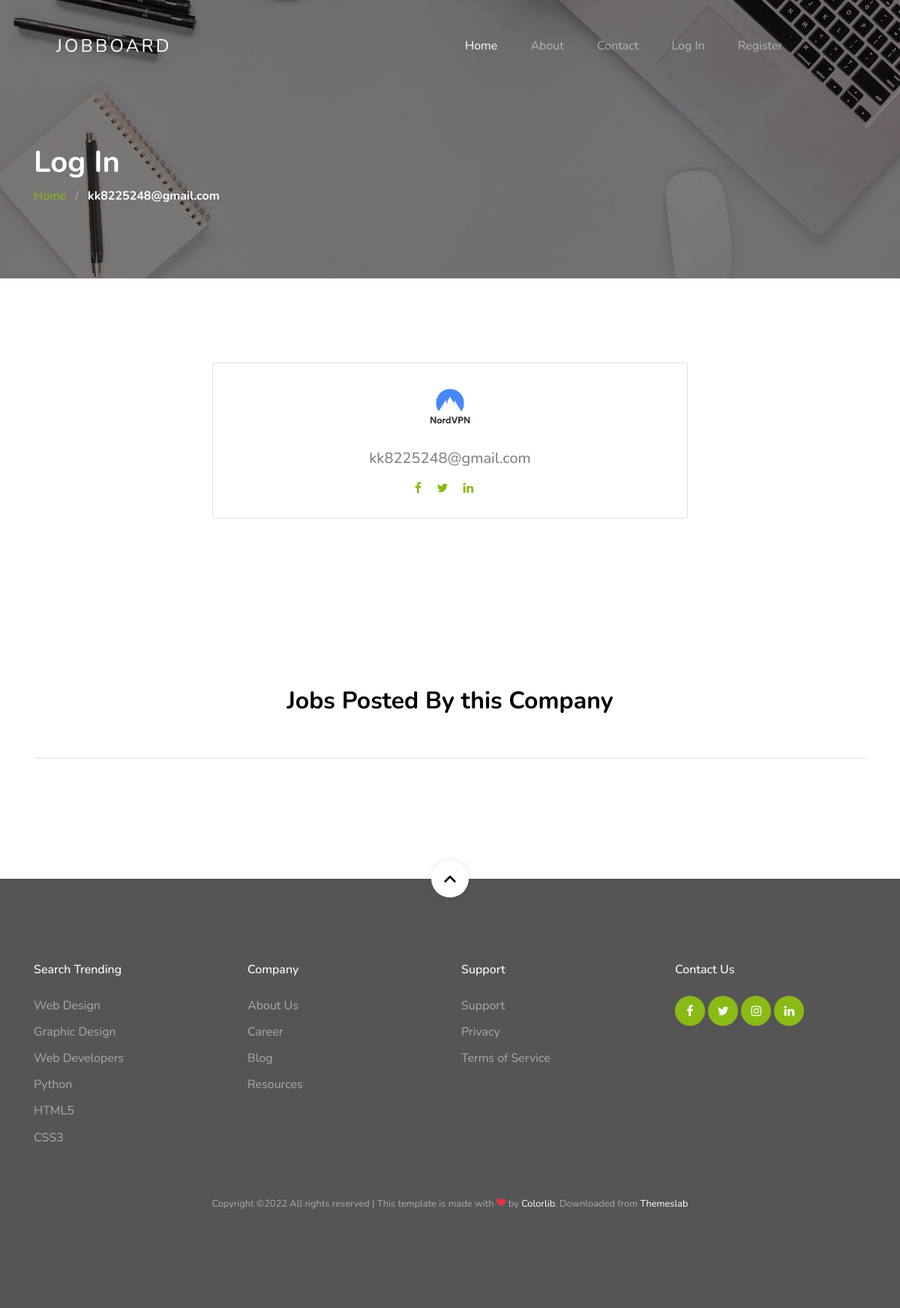
Page /users/public-profile.php?id=1 on the committed database.
### tables this page shows
CREATE TABLE `users` (
  `id` int(3) NOT NULL,
  `username` varchar(200) NOT NULL,
  `email` varchar(200) NOT NULL,
  `type` varchar(200) NOT NULL,
  `mypassword` varchar(200) NOT NULL,
  `img` varchar(200) NOT NULL,
  `cv` varchar(200) DEFAULT NULL,
  `title` varchar(200) DEFAULT NULL,
  `bio` varchar(500) DEFAULT NULL,
  `facebook` varchar(200) DEFAULT NULL,
  `twitter` varchar(200) DEFAULT NULL,
  `linkedin` varchar(200) DEFAULT NULL,
  `created_at` timestamp NOT NULL DEFAULT current_timestamp()
);

### users/public-profile.php (the view, shortened to what this page needs)
<?php
require "../includes/header.php" ;
require "../config/config.php" ;
?>
<?php
if(isset($_GET['id'])){
        $id = $_GET['id'];
        $select = $conn->query("SELECT * FROM users WHERE id='$id'");
        $select->execute();
        $profile = $select->fetchAll(PDO::FETCH_OBJ);
}else{
    echo "404" ;
}
?>
    <section class="section-hero overlay inner-page bg-image" style="background-image: url('<?php echo APPURL.'/images/hero_1.jpg' ?>');" id="home-section">
        <div class="container">
            <div class="row">
                <div class="col-md-7">
                    <h1 class="text-white font-weight-bold">Log In</h1>
                    <div class="custom-breadcrumbs">
                        <a href="<?php echo APPURL ?>">Home</a> <span class="mx-2 slash">/</span>
                        <span class="text-white"><strong><?php echo $profile[0]->username; ?></strong></span>
                    </div>
                </div>
            </div>
        </div>
    </section>
<section class="site-section" style="" id="home-section">
    <div class="container">
        <div class="row d-flex justify-content-center">
            <div class="col-md-7">
                <div class="card p-3 py-4">
                    <div class="text-center">
                        <img src="user-images/<?php echo $profile[0]->img;  ?>" width="100" class="rounded-circle">
                    </div>
                    <div class="text-center mt-3">
                        <h5 class="mt-2 mb-0"><?php echo $profile[0]->username; ?></h5>
                        <div class="px-3">
                            <a href="<?php echo $profile[0]->facebook; ?>" class="pt-3 pb-3 pr-3 pl-0 underline-none"><span class="icon-facebook"></span></a>
                            <a href="<?php echo $profile[0]->twitter; ?>" class="pt-3 pb-3 pr-3 pl-0"><span class="icon-twitter"></span></a>
                            <a href="<?php echo $profile[0]->linkedin; ?>" class="pt-3 pb-3 pr-3 pl-0"><span class="icon-linkedin"></span></a>
                        </div>
                    </div>
                </div>
            </div>
        </div>
    </div>
</section>
    <section class="site-section">
        <div class="container">
            <div class="row mb-5 justify-content-center">
                <div class="col-md-7 text-center">
                    <h2 class="section-title mb-2">Jobs Posted By this Company</h2>
                </div>
            </div>
            <ul class="job-listings mb-5">
            </ul>
        </div>
    </section>
<?php  require "../includes/footer.php"?>

### css/style.css (style rules this page uses)
h1, h2, h3, h4 { color: #000; }
.site-section { padding-top: 7rem; padding-bottom: 7rem; position: relative; z-index: 2; }
.bg-image { background-size: cover; background-position: center center; background-repeat: no-repeat; }
.job-listings { padding: 0; margin: 0; border: 1px solid #eee; border-radius: 7px; overflow: hidden; position: relative; background: #fff; }
.custom-breadcrumbs a { color: #89ba16; }
.custom-breadcrumbs .slash { color: rgba(255, 255, 255, 0.4); }
.section-title { font-size: 2rem; font-weight: 700; }
.section-hero, .section-hero > .container > .row { height: 100vh; min-height: 900px; }
.section-hero.inner-page, .section-hero.inner-page > .container > .row { height: auto; min-height: auto; padding-top: 6em; padding-bottom: 3em; }
.section-hero.overlay, .section-hero.overlay-2 { position: relative; }
.section-hero.overlay:before, .section-hero.overlay-2:before { z-index: 1; position: absolute; content: ""; top: 0; left: 0; right: 0; bottom: 0; background: rgba(0, 0, 0, 0.5); }
.section-hero > .container { z-index: 2; position: relative; }

### rows in the picture
users: username "kk8225248@gmail.com", img (picture)
